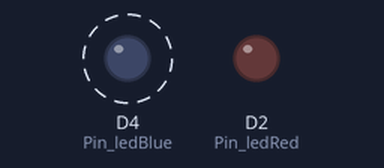
The sketch below on a simulated ESP8266 (NodeMCU). Parts: output pins drawn as LEDs (lit = HIGH). Dashed ring = blinking. What the sketch prints to the serial monitor is not drawn.

Above: at 0.5 s.
Timing chart, 0 to 4.6 s (numbered marks = the images above):
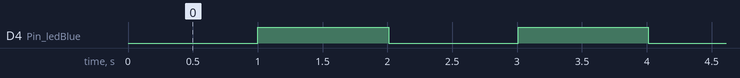

The sketch:

TP1-Photon.ino
```cpp
/*
 * Project TP1-Photon
 * Description: https://github.com/1795455/MGL7760-TP1-Photon.git
 * Author:
 * Date:
 */

// setup() runs once, when the device is first turned on.


#define Pin_ledRed  D2
#define Pin_ledBlue  D4
int count;

#include <FiniteStateMachine.h>
#include<GlobalVariables.h>
#include <FSM_led_RED.h>
#include <FSM_led_BLUE.h>


//SYSTEM_MODE(SEMI_AUTOMATIC);


void setup() {
  // Put initialization like pinMode and begin functions here.

  pinMode(Pin_ledRed, OUTPUT);      // declare LED as output
  pinMode(Pin_ledBlue, OUTPUT);      // declare LED as output

}

// loop() runs over and over again, as quickly as it can execute.
void loop() {
  // The core of your code will likely live here.

  FSM_ledRed.update();
  FSM_ledBlue.update();


}
```

FSM_led_BLUE.h
```cpp
// FSM_ledBlue States
//-------------------------------------------------------------------------------

void ledBlue_OffStt_Enter();
void ledBlue_OffStt_Update();
void ledBlue_OffStt_Exit();

void ledBlue_OnStt_Enter();
void ledBlue_OnStt_Update();
void ledBlue_OnStt_Exit();

State ledBlue_OFF_STT = State(ledBlue_OffStt_Enter, ledBlue_OffStt_Update, ledBlue_OffStt_Exit);
State ledBlue_ON_STT = State(ledBlue_OnStt_Enter, ledBlue_OnStt_Update, ledBlue_OnStt_Exit);

FSM FSM_ledBlue = FSM(ledBlue_OFF_STT);
char ledBlue_CurrentStt[32];

void ledBlue_OffStt_Enter()
{
	sprintf(ledBlue_CurrentStt, "ledBlue_OFF_STT");
	Serial.println(" Enter ledBlue_OffStt ...");

    lastMillis_led_BLUE=millis();
    digitalWrite(Pin_ledBlue, LOW);

}

void ledBlue_OffStt_Update()
{
    if (millis()-lastMillis_led_BLUE >= timeStateOff_led_BLUE)FSM_ledBlue.transitionTo(ledBlue_ON_STT);
}

void ledBlue_OffStt_Exit()
{
	Serial.println(" Exit ledBlue_OffStt ...");
    count=0;
}

void ledBlue_OnStt_Enter()
{
        sprintf(ledBlue_CurrentStt, "ledBlue_On_STT");
	    Serial.println(" Enter ledBlue_OnStt ...");

        lastMillis_led_BLUE=millis();
        digitalWrite(Pin_ledBlue, HIGH);
}

void ledBlue_OnStt_Update()
{
    if (millis()-lastMillis_led_BLUE >= timeStateOn_led_BLUE) FSM_ledBlue.transitionTo(ledBlue_OFF_STT);
}
void ledBlue_OnStt_Exit()
{
	Serial.println(" Exit ledBlue_OnStt ...");
    count=0;
}
```

FSM_led_RED.h
```cpp
// FSM_ledRed States
//-------------------------------------------------------------------------------

void ledRed_OffStt_Enter();
void ledRed_OffStt_Update();
void ledRed_OffStt_Exit();

void ledRed_OnStt_Enter();
void ledRed_OnStt_Update();
void ledRed_OnStt_Exit();

State ledRed_OFF_STT = State(ledRed_OffStt_Enter, ledRed_OffStt_Update, ledRed_OffStt_Exit);
State ledRed_ON_STT = State(ledRed_OnStt_Enter, ledRed_OnStt_Update, ledRed_OnStt_Exit);

FSM FSM_ledRed = FSM(ledRed_OFF_STT);
char ledRed_CurrentStt[32];

void ledRed_OffStt_Enter()
{
	sprintf(ledRed_CurrentStt, "ledRed_OFF_STT");
	Serial.println(" Enter ledRed_OffStt ...");

    lastMillis_led_RED=millis();
    digitalWrite(Pin_ledRed, LOW);

}

void ledRed_OffStt_Update()
{
    if (millis()- lastMillis_led_RED >= timeStateOff_led_RED ) FSM_ledRed.transitionTo(ledRed_ON_STT);
}

void ledRed_OffStt_Exit()
{
	Serial.println(" Exit ledRed_OffStt ...");
    count=0;
}

void ledRed_OnStt_Enter()
{
    sprintf(ledRed_CurrentStt, "ledRed_On_STT");
	Serial.println(" Enter ledRed_OnStt ...");

    int lastMillis_led_RED=millis();
    digitalWrite(Pin_ledRed, HIGH);
}

void ledRed_OnStt_Update()
{
    if (millis()- lastMillis_led_RED >= timeStateOn_led_RED )FSM_ledRed.transitionTo(ledRed_OFF_STT);
}
void ledRed_OnStt_Exit()
{
	Serial.println(" Exit ledRed_OnStt ...");
    count=0;
}
```

GlobalVariables.h
```cpp
int lastMillis_led_RED;
int timeStateOff_led_RED = 2000;
int timeStateOn_led_RED  = 500;

int lastMillis_led_BLUE;
int timeStateOff_led_BLUE = 1000;
int timeStateOn_led_BLUE  = 1000;


// cd C:/Users/hhrui/OneDrive/Documents/GitHub/MGL7760-TP1-Photon/MGL7760-TP1-Photon/MGL7760-TP1-Photon/TP1-Photon
```

Measured:
- by itself, D4 (Pin_ledBlue): alternates HIGH for 1.0 s and LOW for 1.0 s
- by itself, everything shown: repeats every 2.0 s, in 3 steps
